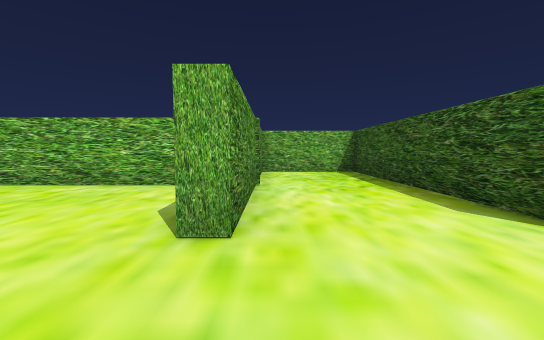
view 1 (above)

23 first-person views from a walk through a Unity game level. The camera is 0.64 m above the floor, tilts 4° down and sees 90° across. The floor is counted in squares, 1 m on a side. Each view is taken from the middle of a square. On the plan, view 1 faces up. The plan holds only what a view shows up to about 9 squares ahead; the rest is blank. The place goes on beyond the plan. The player is left out.

view 2
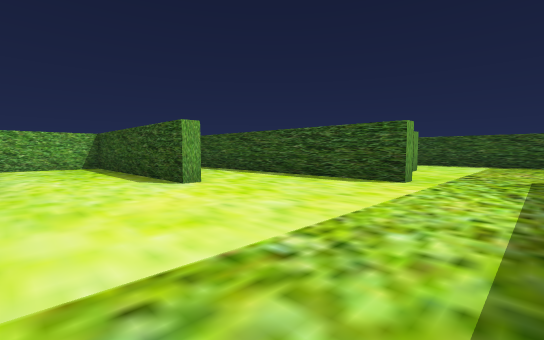

view 3
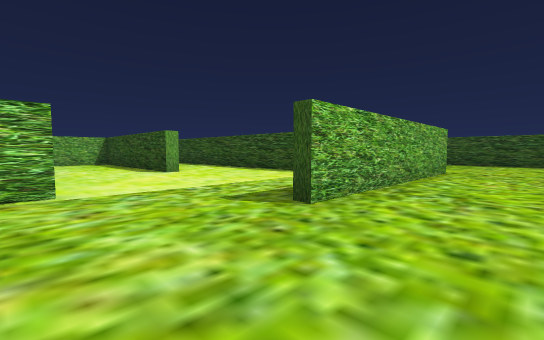

view 4
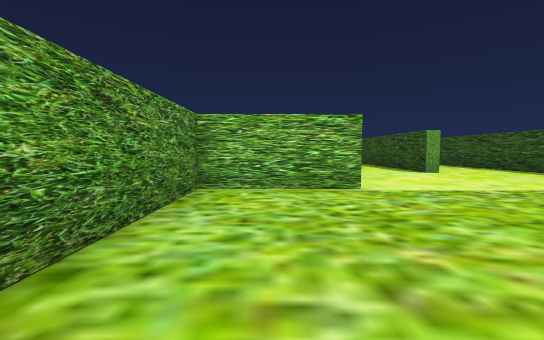

view 5
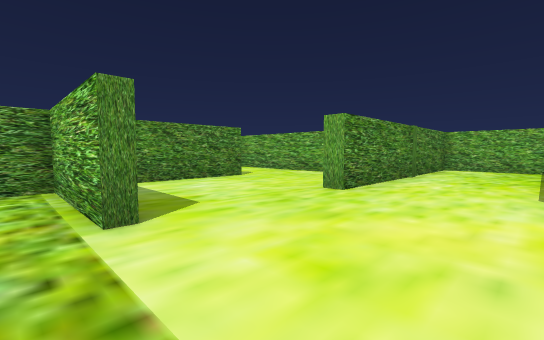

view 6
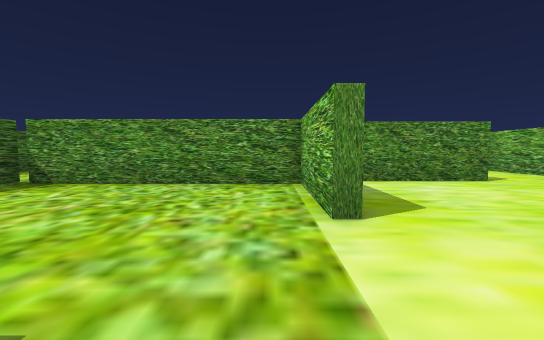

view 7
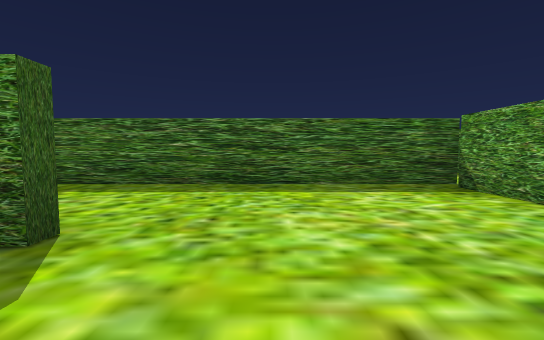

view 8
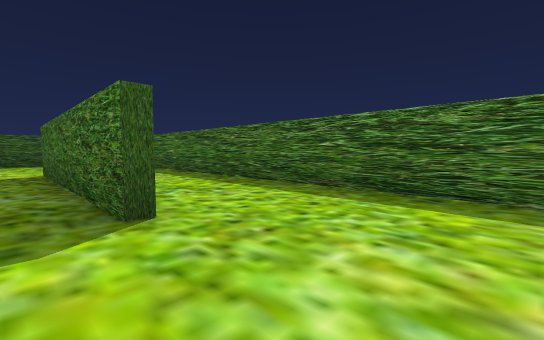

view 9
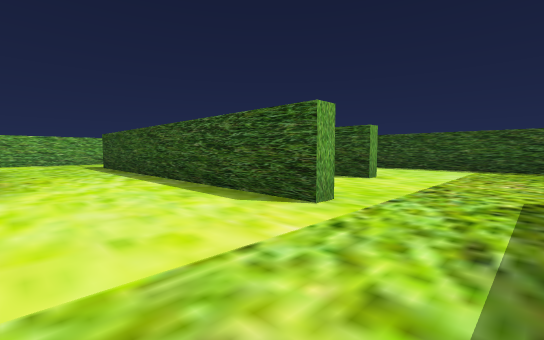

view 10
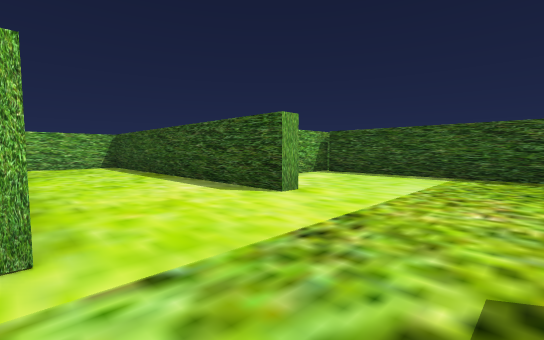

view 11
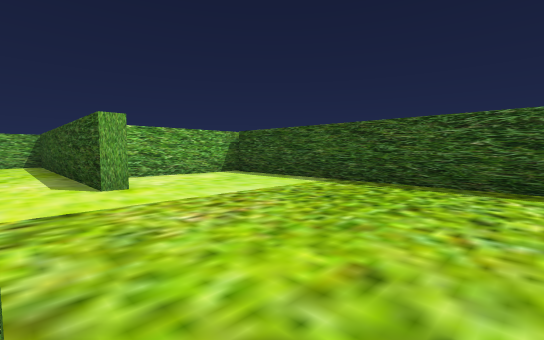

view 12
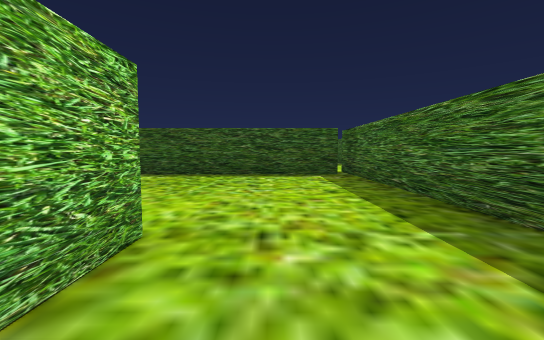

view 13
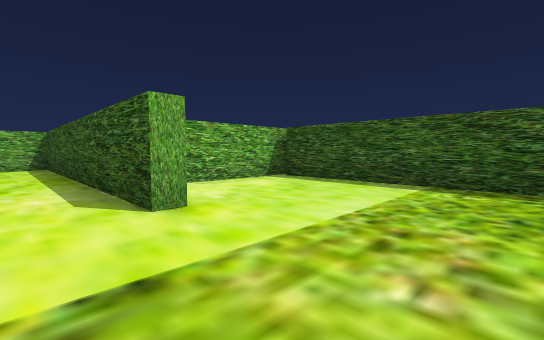

view 14
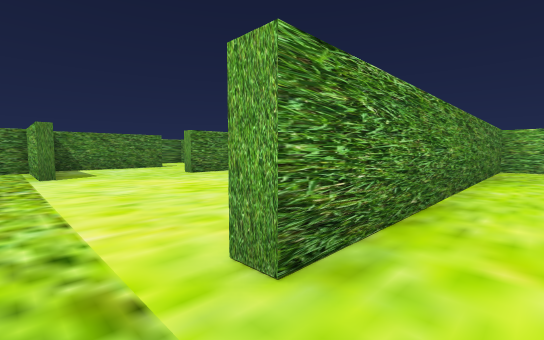

view 15
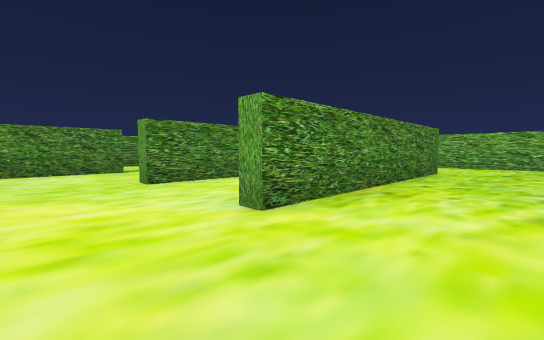

view 16
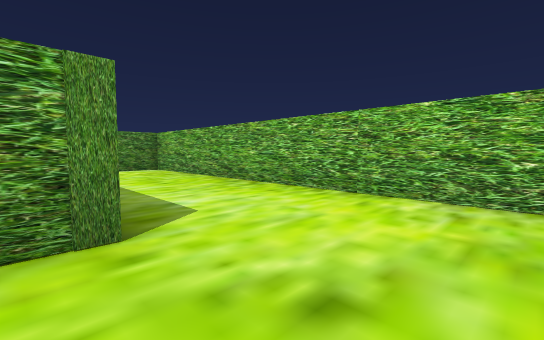

view 17
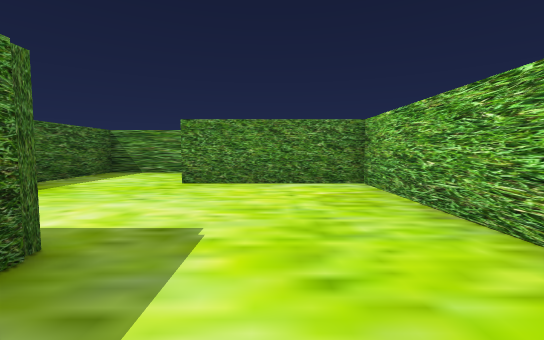

view 18
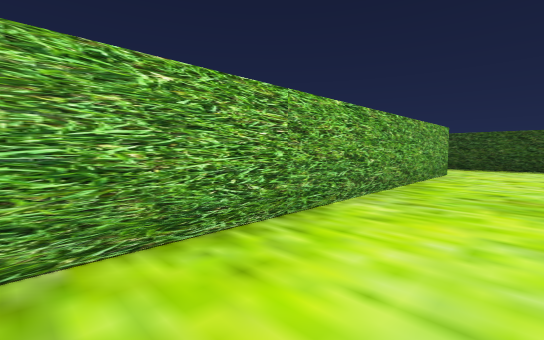

view 19
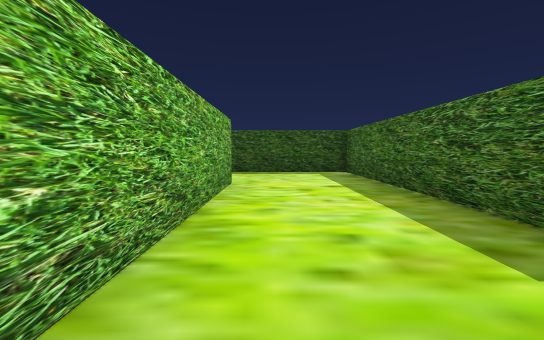

view 20
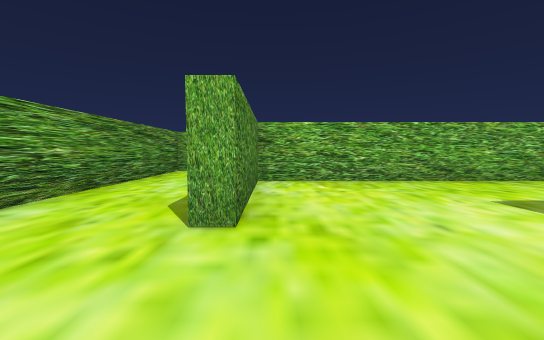

view 21
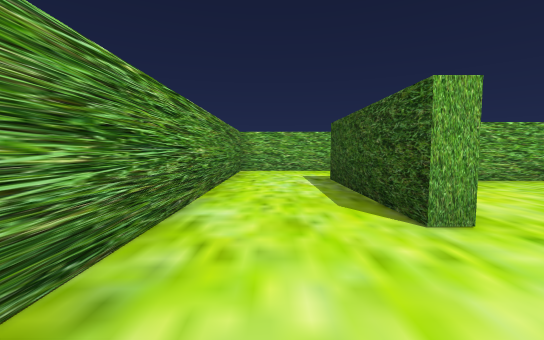

view 22
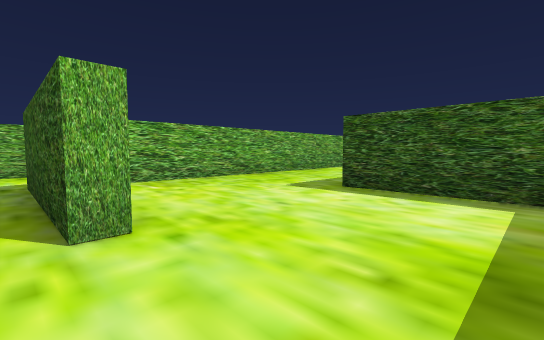

view 23
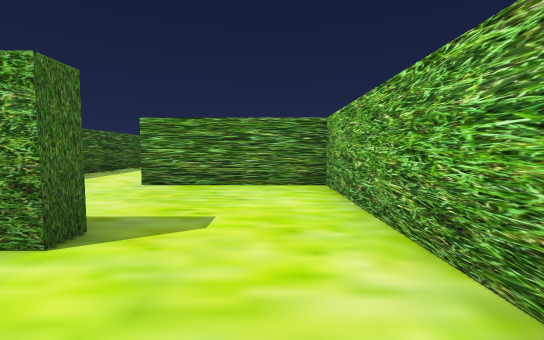

### Floor plan
Points are (right, up) in squares from view 1. A wall is a line through its corners. A room is listed if a view was taken in it or the views show most of it. See-through windows are left out.
Room 1 (views 1, 2, 3, 4, 5, 6, 7, 8, 9, 10, 12, 15)
walls: (-0.4, -1.4) (-3.2, -1.4) (-3.2, -6.8); (1.5, -3.8) (6.4, -3.8); (2.9, 2) (2.5, 2) (2.5, 8.2) (-0.3, 8.2) (-0.3, 2); (6.1, -1.1) (5.7, -1.1) (5.7, 0.4); (8, -4) (1.5, -4); (-3.6, -7.1) (7.4, -7.1)
ways out: opening at (6, -2.5) to room 2; opening at (7, -5.5) to room 2; opening at (4.5, 1.5) to room 3; opening at (-1, 0.5) to room 6
Room 2 (views 11, 13, 14)
walls: (9.6, -0.1) (9.1, -0.1) (9.1, 8.5) (6.1, 8.5) (6.1, -1.1); (6.4, -3.8) (7.9, -3.8); (13.8, 2) (10.1, 2); (7.4, -7.1) (12.9, -7.1); (13.3, -6.9) (13.3, 1.9)
ways out: opening at (6, -2.5) to room 1; opening at (7, -5.5) to room 1
Room 3 (views 16, 17, 18, 19, 20, 21, 22)
walls: (2.9, 8.6) (2.9, 2); (6.1, 8.8) (12.1, 8.8) (12.1, 12.2); (-0.7, 5.9) (-0.7, 8.6); (9.5, 11.8) (-4.3, 11.8) (-4.3, 8.2) (-4.7, 8.2) (-4.7, 12.1); (-7, 12.5) (-7, 5.3) (-4.4, 5.3); (5.7, 0.4) (5.7, 7.1)
ways out: opening at (4.5, 1.5) to room 1
Room 4 (view 23)
walls: (-3.7, 2.5) (-3.7, 1.5); (-1.8, 5) (-3.5, 5)
ways out: opening at (-4, 3.5) to room 5; opening at (-2.5, 2) to room 6
Room 5 (no view inside)
walls: (-4.1, 2.5) (-3.7, 2.5); (-3.5, 5) (-7, 5) (-7, 1.5)
ways out: opening at (-4, 3.5) to room 4; opening at (-5.5, 2)
Room 6 (no view inside)
walls: (-3.7, 1.5) (-3.7, -0.9); (-0.3, 2) (-0.8, 2)
ways out: opening at (-1, 0.5) to room 1; opening at (-2.5, 2) to room 4

Where each view was taken, in squares from view 1:
view 1: 0 up, 0 right, facing up
view 2: 3 down, 0 right, facing up-right
view 3: 6 down, 1 left, facing up-right
view 4: 6 down, 2 left, facing up
view 5: 2 down, 2 right, facing up-left
view 6: 2 down, 2 right, facing left
view 7: 2 down, 0 right, facing down
view 8: 3 down, 1 left, facing down-right
view 9: 3 down, 3 right, facing up-right
view 10: 3 down, 6 right, facing up-right
view 11: 5 down, 8 right, facing up-right
view 12: 5 down, 6 right, facing right
view 13: 3 down, 8 right, facing up-right
view 14: 2 down, 7 right, facing up-left
view 15: 0 up, 5 right, facing up-left
view 16: 8 up, 5 right, facing up-left
view 17: 10 up, 1 right, facing left
view 18: 10 up, 1 right, facing up-right
view 19: 11 up, 4 right, facing right
view 20: 6 up, 4 left, facing up
view 21: 6 up, 6 left, facing up
view 22: 6 up, 5 left, facing up-right
view 23: 4 up, 2 left, facing left
